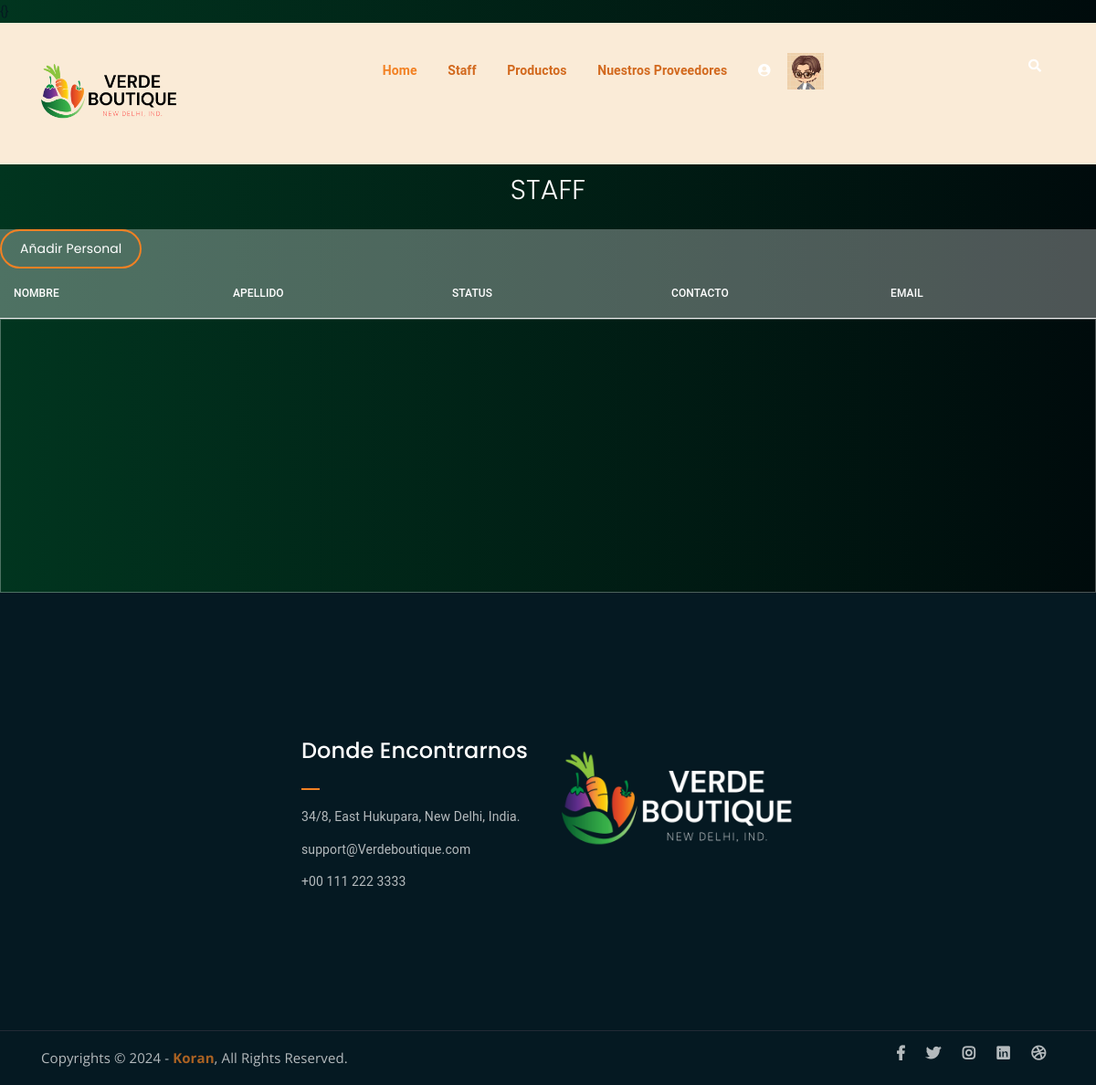
The app's page /Staff (signed in), older data.
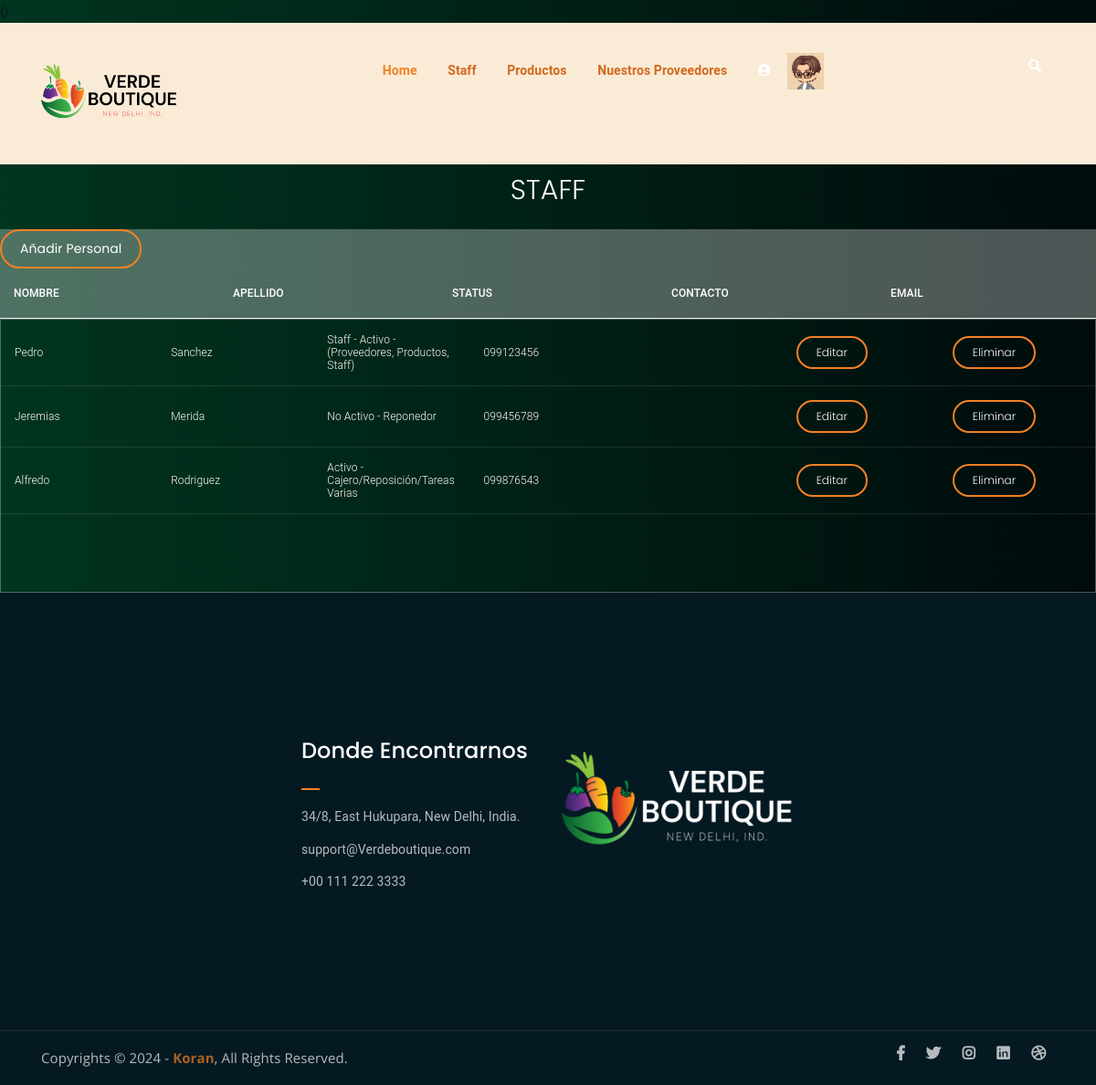
The same page, newer data.
### Tienda/models.py (models this page shows, shortened)
class Avatar(models.Model):
    user = models.OneToOneField(User, on_delete=models.CASCADE)
    image = models.ImageField(upload_to='avatars', null=True, blank=True)

class Staff(models.Model):
    nombre = models.CharField(max_length=100)
    apellido = models.CharField(max_length=100)
    status = models.CharField(max_length=100)
    contacto = models.CharField(max_length=100)
    email = models.EmailField(max_length=100)

### Tienda/views.py (the view)
# urls.py: path('Staff', views.ver_s, name='SeeStaff'),
@staff_member_required
def ver_s(request):
    staffs = Staff.objects.all()
    dicc = {'staffs':staffs}
    return render(request, "#15StaffList.html", dicc)

### Tienda/template/#15StaffList.html (shortened to what this page needs)
{}{%extends '#2StockActivo.html' %}
{%load static%}
{%block lista%}
	<h1>Staff</h1>
	<div class="tbl-header">
	<table cellpadding="0" cellspacing="0" border="0">
		<thead>
		<tr>
			<a href="{%url 'AddStf' %}" class="bordered-btn" style="position: relative;">Añadir Personal</a>
		</tr>
		<tr>
			<th>Nombre</th>
			<th>Apellido</th>
			<th>Status</th>
			<th>Contacto</th>
			<th>Email</th>
		</tr>
		</thead>
	</table>
	</div>
	<div class="tbl-content">
	<table cellpadding="0" cellspacing="0" border="0">
		<tbody>
	{% for n in staffs %}
		<tr>
			<td class="product-name">{{n.nombre}}</td>
			<td class="product-name">{{n.apellido}}</td>
			<td class="product-name">{{n.status}}</td>
			<td class="product-name">{{n.contacto}}</td>
			<td class="product-name">{{n.emial}}</td>
			<td><a href="{%url 'EdtStf' n.id%}" class="bordered-btn" style="position: relative;">Editar</a></td>
			<td><a href="{%url 'DelStf' n.id%}" class="bordered-btn" style="position: relative;">Eliminar</a></td>
		</tr>
	{% endfor %}
		</tbody>
	</table>
	</div>
{%endblock%}

### Tienda/template/#2StockActivo.html (shortened to what this page needs)
<!DOCTYPE html>
<html lang="en">
	{%load static%}
<head>
	<link rel="stylesheet" href="{%static 'Tienda/assets/css/all.min.css' %}">
	<link rel="stylesheet" href="{%static 'Tienda/assets/bootstrap/css/bootstrap.min.css' %}">
	<link rel="stylesheet" href="{%static 'Tienda/assets/css/owl.carousel.css' %}">
	<link rel="stylesheet" href="{%static 'Tienda/assets/css/magnific-popup.css' %}">
	<link rel="stylesheet" href="{%static 'Tienda/assets/css/animate.css' %}">
	<link rel="stylesheet" href="{%static 'Tienda/assets/css/meanmenu.min.css' %}">
	<link rel="stylesheet" href="{%static 'Tienda/assets/css/main.css' %}">
	<link rel="stylesheet" href="{%static 'Tienda/assets/css/responsive.css' %}">
</head>
<body>
		<div class="top-header-area" id="sticker" style="background-color:antiquewhite; position:relative">
			<div class="container">
				<div class="row">
					<div class="col-lg-12 col-sm-12 text-center">
						<div class="main-menu-wrap">
							<div class="site-logo" style="position:inherit;">
								<a href="">
									<img src="{% static 'Tienda/assets/img/GreenFruitLogo2.png' %}" alt="">
								</a>
							</div>
							{%if request.user.is_authenticated %}
							<nav class="main-menu" style="display: flexbox; background-color:antiquewhite">
								<ul>
									<li class="current-list-item"><a href="{%url 'Home'%}">Home</a>
									</li>
									<li><a href="" style="color: chocolate;">Staff</a>
									</li>
									<li><a href="{%url 'PrdL'%}" style="color: chocolate;">Productos</a>
									</li>
									<li><a href="" style="color: chocolate;">Nuestros Proveedores</a>
									</li>
									<li><a href="#" class="fas fa-user-circle"></a>
									</li>
									<img src="{{user.avatar.image.url}}" alt="" width="40ppx" height="40ppx">
						{%endif%}
									<li>
										<div class="header-icons">
											<a class="mobile-hide search-bar-icon" href="#"><i class="fas fa-search"></i></a>
										</div>
									</li>
								</ul>
							</nav>
						</div>
					</div>
				</div>
			</div>
		</div>
{%block lista%}{%endblock%}
	<div class="footer-area">
		<div class="container">
			<div class="row">
				<div class="col-lg-3 col-md-6">
				</div>
				<div class="col-lg-3 col-md-6">
					<div class="footer-box get-in-touch">
						<h2 class="widget-title">Donde Encontrarnos</h2>
						<ul>
							<li>34/8, East Hukupara, New Delhi, India.</li>
							<li>support@Verdeboutique.com</li>
							<li>+00 111 222 3333</li>
						</ul>
					</div>
				</div>
				<div class="col-lg-3 col-md-6">
					<div class="footer-box pages">
					<img src="{%static 'Tienda/assets/img/GreenFruitLogo4.png' %}">
					</div>
				</div>
				<div class="col-lg-3 col-md-6">
				</div>
			</div>
		</div>
	</div>
	<div class="copyright">
		<div class="container">
			<div class="row">
				<div class="col-lg-6 col-md-12">
					<p>Copyrights &copy; 2024 - <a href="https://steamcommunity.com/profiles/76561198387410870/">Koran</a>,  All Rights Reserved.</p>
				</div>
				<div class="col-lg-6 text-right col-md-12">
					<div class="social-icons">
						<ul>
							<li><a href="#" target="_blank"><i class="fab fa-facebook-f"></i></a></li>
							<li><a href="#" target="_blank"><i class="fab fa-twitter"></i></a></li>
							<li><a href="#" target="_blank"><i class="fab fa-instagram"></i></a></li>
							<li><a href="#" target="_blank"><i class="fab fa-linkedin"></i></a></li>
							<li><a href="#" target="_blank"><i class="fab fa-dribbble"></i></a></li>
						</ul>
					</div>
				</div>
			</div>
		</div>
	</div>
</body>
</html>

### Tienda/static/Tienda/assets/css/main.css (style rules this page uses)
html { font-size: 14px; font-weight: 400; line-height: 28px; height: 100%; }
body { font-family: "Open Sans", sans-serif; font-weight: 400; font-size: 1rem; letter-spacing: 0.1px; line-height: 1.8; color: #051922; overflow-x: hidden; }
body img { max-width: 100%; }
a { cursor: pointer; text-decoration: none; -webkit-transition: all 0.2s ease-in-out; -o-transition: all 0.2s ease-in-out; transition: all 0.2s ease-in-out; }
h1, .h1, h2, .h2, h3, .h3, h4, .h4, h5, .h5, h6, .h6 { font-family: "Poppins", sans-serif; font-weight: 700; margin: 0 0 1.25rem 0; color: #051922; }
h1, .h1 { font-size: 4rem; font-weight: 700; line-height: 4rem; }
h2, .h2 { font-size: 3rem; font-weight: 700; line-height: 3.25rem; }
p { font-family: "Open Sans", sans-serif; font-weight: 400; font-size: 1rem; letter-spacing: 0.1px; line-height: 1.8; color: #051922; margin: 0 0 1.25rem 0; }
p:last-child { margin: 0; }
a.bordered-btn { font-family: 'Poppins', sans-serif; display: inline-block; color: #fff; border: 2px solid #F28123; padding: 7px 20px; }
a.boxed-btn, a.bordered-btn, a.cart-btn { border-radius: 50px; }
.top-header-area { position: absolute; z-index: 999; width: 100%; padding: 25px 0; }
nav.main-menu ul { margin: 0; padding: 0; list-style: none; }
nav.main-menu ul li { display: inline-block; }
nav.main-menu ul li a { color: #fff; font-weight: 700; display: block; padding: 15px; }
nav.main-menu ul > li { position: relative; }
nav.main-menu ul li:last-child a { display: inline-block; }
nav.main-menu > ul li:last-child { float: right; }
.site-logo { float: left; max-width: 150px; }
.main-menu-wrap { position: relative; }
.header-icons a { color: #fff; display: inline-block; padding: 10px; }
.site-logo { padding: 6px 0; }
nav.main-menu ul li.current-list-item > a { color: #F28123; }
nav.main-menu li a { -webkit-transition: 0.3s; -o-transition: 0.3s; transition: 0.3s; }
.top-header-area .header-icons a { -webkit-transition: 0.3s; -o-transition: 0.3s; transition: 0.3s; }
.top-header-area { -webkit-transition: 0.3s; -o-transition: 0.3s; transition: 0.3s; }
.footer-area { background-color: #051922; color: #fff; padding: 150px 0; }
h2.widget-title { font-size: 24px; font-weight: 500; position: relative; padding-bottom: 20px; color: #fff; }
h2.widget-title:after { position: absolute; left: 0; bottom: 0; width: 20px; height: 2px; background-color: #F28123; content: ""; }
.footer-box ul { margin: 0; padding: 0; list-style: none; }
.footer-box ul li { opacity: 0.7; margin-bottom: 10px; line-height: 1.8; }
.footer-box ul li:last-child { margin-bottom: 0; }
.copyright { background-color: #051922; border-top: 1px solid #232a35; }
.copyright p { margin: 0; color: #fff; opacity: 0.7; padding: 16px 0; font-size: 15px; }
.copyright a { color: #F28123; font-weight: 700; }
.social-icons ul { margin: 0; padding: 0; list-style: none; }
.social-icons ul li { display: inline-block; }
.social-icons ul li a { font-size: 16px; color: #fff; opacity: 0.7; padding: 16px 10px; display: block; }
a.bordered-btn { -webkit-transition: 0.3s; -o-transition: 0.3s; transition: 0.3s; }
.social-icons ul li a { -webkit-transition: 0.3s; -o-transition: 0.3s; transition: 0.3s; }
html, body { height: 100%; }
thead { border-bottom: 1px solid #eee; }

### Tienda/template/#2StockActivo.html (style rules this page uses)
h1 { font-size: 30px; color: #fff; text-transform: uppercase; font-weight: 300; text-align: center; margin-bottom: 15px; }
table { width:100%; table-layout: fixed; }
.tbl-header { background-color: rgba(255,255,255,0.3); }
.tbl-content { height:300px; overflow-x:auto; margin-top: 0px; border: 1px solid rgba(255,255,255,0.3); }
th { padding: 20px 15px; text-align: left; font-weight: 500; font-size: 12px; color: #fff; text-transform: uppercase; }
td { padding: 15px; text-align: left; vertical-align:middle; font-weight: 300; font-size: 12px; color: #fff; border-bottom: solid 1px rgba(255,255,255,0.1); }
body { background: -webkit-linear-gradient(left, #000000, #010e0f); background: linear-gradient(to right, #01351f, #000b0c); font-family: 'Roboto', sans-serif; }

Row changes from the older to the newer data that the page shows:
added Staff: nombre "Pedro", apellido "Sanchez", status "Staff - Activo - (Proveedores, Productos, Staff)", contacto "099123456"
added Staff: nombre "Jeremias", apellido "Merida", status "No Activo - Reponedor", contacto "099456789"
added Staff: nombre "Alfredo", apellido "Rodriguez", status "Activo - Cajero/Reposición/Tareas Varias", contacto "099876543"
